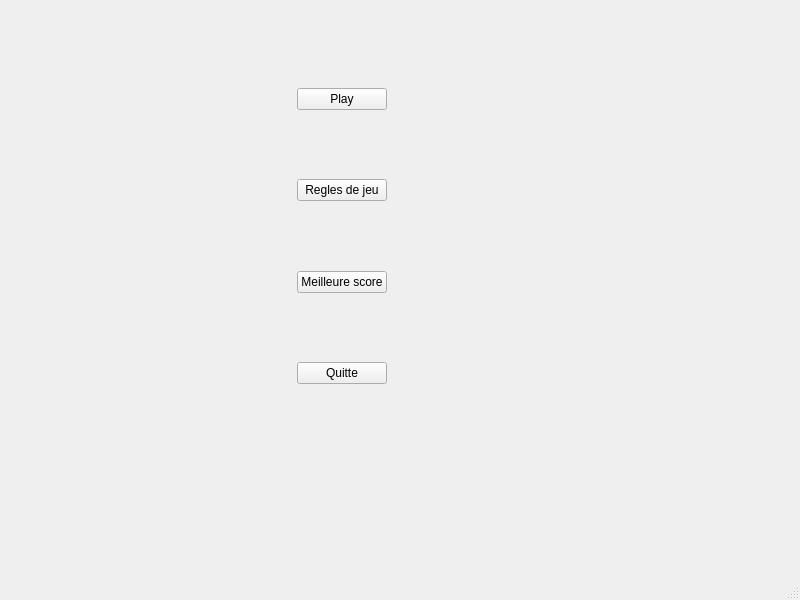
<?xml version="1.0" encoding="UTF-8"?>
<ui version="4.0">
 <class>MainWindow</class>
 <widget class="QMainWindow" name="MainWindow">
  <property name="geometry">
   <rect>
    <x>0</x>
    <y>0</y>
    <width>800</width>
    <height>600</height>
   </rect>
  </property>
  <property name="windowTitle">
   <string>MainWindow</string>
  </property>
  <widget class="QWidget" name="centralwidget">
   <widget class="MenuWidget" name="Menu_" native="true">
    <property name="geometry">
     <rect>
      <x>10</x>
      <y>-10</y>
      <width>791</width>
      <height>551</height>
     </rect>
    </property>
    <widget class="QWidget" name="">
     <property name="geometry">
      <rect>
       <x>-10</x>
       <y>10</y>
       <width>684</width>
       <height>452</height>
      </rect>
     </property>
     <layout class="QHBoxLayout" name="horizontalLayout">
      <item>
       <spacer name="horizontalSpacer_2">
        <property name="orientation">
         <enum>Qt::Horizontal</enum>
        </property>
        <property name="sizeHint" stdset="0">
         <size>
          <width>278</width>
          <height>20</height>
         </size>
        </property>
       </spacer>
      </item>
      <item>
       <layout class="QVBoxLayout" name="verticalLayout">
        <item>
         <spacer name="verticalSpacer">
          <property name="orientation">
           <enum>Qt::Vertical</enum>
          </property>
          <property name="sizeHint" stdset="0">
           <size>
            <width>20</width>
            <height>88</height>
           </size>
          </property>
         </spacer>
        </item>
        <item>
         <widget class="QPushButton" name="play_">
          <property name="text">
           <string>Play</string>
          </property>
         </widget>
        </item>
        <item>
         <spacer name="verticalSpacer_2">
          <property name="orientation">
           <enum>Qt::Vertical</enum>
          </property>
          <property name="sizeHint" stdset="0">
           <size>
            <width>20</width>
            <height>40</height>
           </size>
          </property>
         </spacer>
        </item>
        <item>
         <widget class="QPushButton" name="rules_">
          <property name="text">
           <string>Regles de jeu</string>
          </property>
         </widget>
        </item>
        <item>
         <spacer name="verticalSpacer_3">
          <property name="orientation">
           <enum>Qt::Vertical</enum>
          </property>
          <property name="sizeHint" stdset="0">
           <size>
            <width>20</width>
            <height>40</height>
           </size>
          </property>
         </spacer>
        </item>
        <item>
         <widget class="QPushButton" name="BestScore_">
          <property name="text">
           <string>Meilleure score</string>
          </property>
         </widget>
        </item>
        <item>
         <spacer name="verticalSpacer_4">
          <property name="orientation">
           <enum>Qt::Vertical</enum>
          </property>
          <property name="sizeHint" stdset="0">
           <size>
            <width>20</width>
            <height>40</height>
           </size>
          </property>
         </spacer>
        </item>
        <item>
         <widget class="QPushButton" name="Exit_">
          <property name="text">
           <string>Quitte</string>
          </property>
         </widget>
        </item>
        <item>
         <spacer name="verticalSpacer_5">
          <property name="orientation">
           <enum>Qt::Vertical</enum>
          </property>
          <property name="sizeHint" stdset="0">
           <size>
            <width>20</width>
            <height>68</height>
           </size>
          </property>
         </spacer>
        </item>
       </layout>
      </item>
      <item>
       <spacer name="horizontalSpacer">
        <property name="orientation">
         <enum>Qt::Horizontal</enum>
        </property>
        <property name="sizeHint" stdset="0">
         <size>
          <width>278</width>
          <height>20</height>
         </size>
        </property>
       </spacer>
      </item>
     </layout>
    </widget>
   </widget>
  </widget>
  <widget class="QMenuBar" name="menubar">
   <property name="geometry">
    <rect>
     <x>0</x>
     <y>0</y>
     <width>800</width>
     <height>26</height>
    </rect>
   </property>
  </widget>
  <widget class="QStatusBar" name="statusbar"/>
 </widget>
 <customwidgets>
  <customwidget>
   <class>MenuWidget</class>
   <extends>QWidget</extends>
   <header location="global">menuwidget.h</header>
   <container>1</container>
  </customwidget>
 </customwidgets>
 <resources/>
 <connections/>
</ui>
